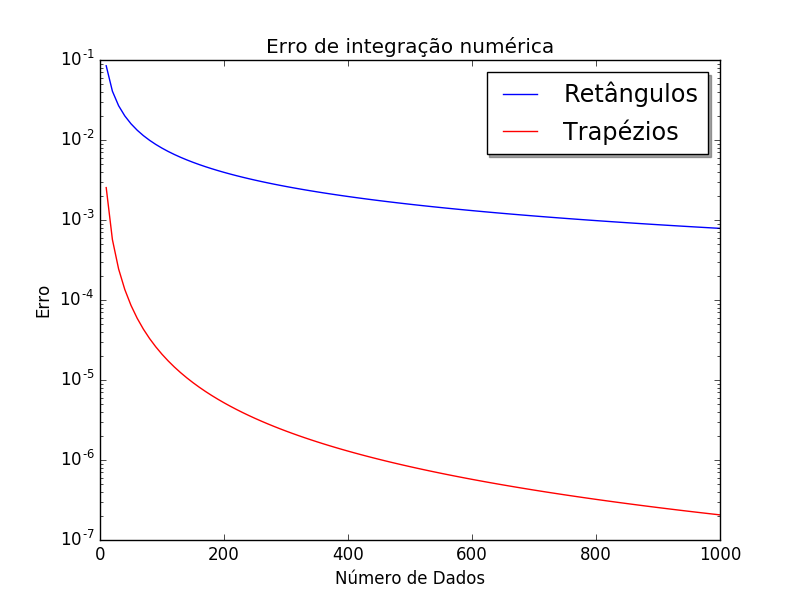

Write Python code to recreate this figure.
lista_N =[] #listas vazias onde serão adicionadas os valores das variáveis 
erro_retangulo = []
erro_trapezio = []
# Dessa vez vamos precisar da biblioteca matemática "math"
# Ela define funções como sin, cos, tan, exp e constantes como pi
import math
import matplotlib.pyplot as plt
inicio = 0
fim = math.pi/2 # Funções trigonométricas utilizam ângulos em radianos!
for N in range(10, 1010, 10): #geração dos valores de N e sequencias
    intervalo = (fim - inicio)/(N-1)
    dados = []
    tempos = []
    lista_N.append(N) #adição dos valores de N a lista_N
    for d in range(N): #geração dos dados
        t = inicio + d*intervalo #valores de tempo
        tempos.append(t) #adição dos valores de tempo
        dados.append(math.cos(t)) # adiçãos dos valores de tempo à lista
    soma1 = 0
    for r in range(0, N, 1): #Loop calculo da regra dos retângulos
        soma1 = soma1 + intervalo*dados[r] #cálculo da regra dos retângulos
        erro1 = abs(1-soma1) #cálculo do erro da regra dos retângulos
    erro_retangulo.append(erro1) # adição dos valores dos erros na lista de erro dos retângulos
    soma2 = 0
    for t in range(0, N-1, 1): #Loop calculo da regra dos trapézios
        soma2 = soma2 + intervalo*(dados[t]+dados[t+1])/2 #calculo da regra dos trapezios
        erro2 = abs(1-soma2) # calculo do erro da regra dos trapezios
    erro_trapezio.append(erro2) #adição dos valores dos erros na lista de erro dos trapézios

    plt.figure()
plt.plot(lista_N, erro_retangulo,'-b', label='Retângulos')
plt.plot(lista_N, erro_trapezio, '-r', label='Trapézios')
plt.title('Erro de integração numérica')
plt.xlabel('Número de Dados')
plt.yscale('log')
plt.ylabel('Erro')
legenda = plt.legend(loc = 'upper right', shadow = True, fontsize= 'x-large' )
plt.savefig('tarefa4.png')